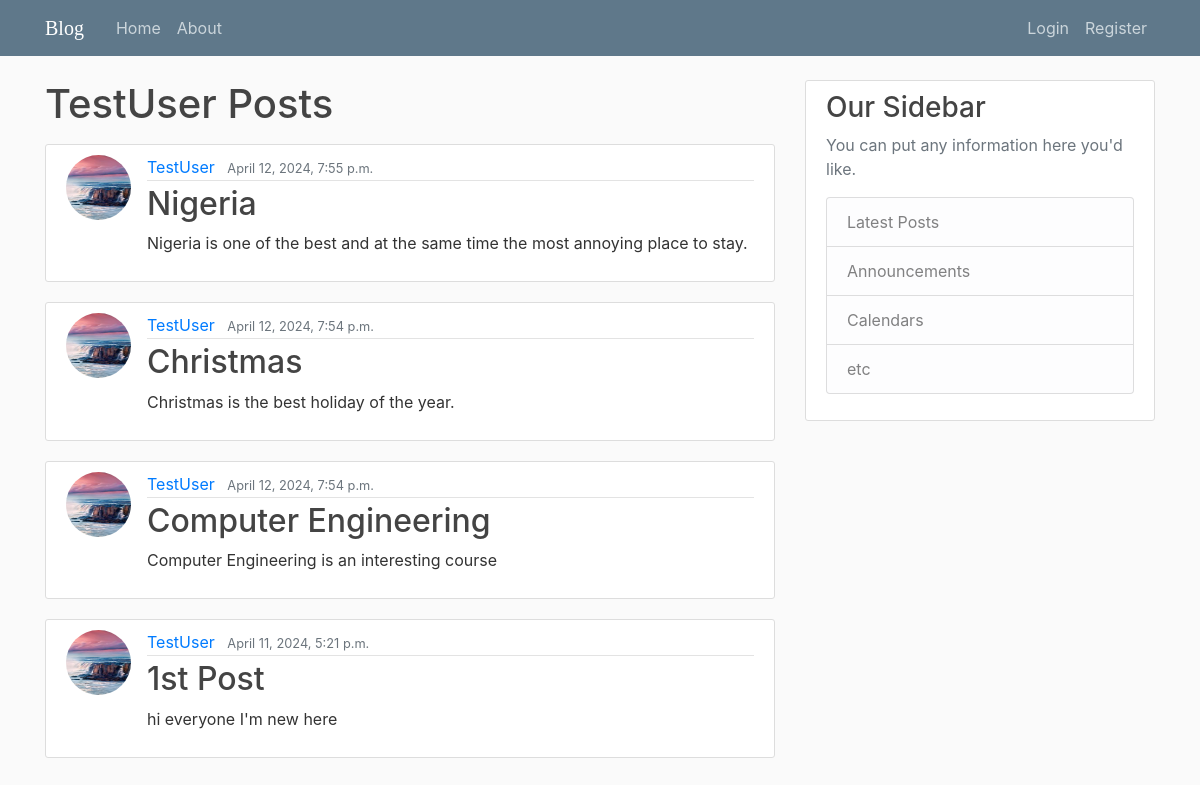
Page /user/TestUser on the committed database.
### blog/models.py (models this page shows, shortened)
class Post(models.Model):
    title = models.CharField(max_length=100)
    content = models.TextField()
    date_posted = models.DateTimeField(default=timezone.now)
    author = models.ForeignKey(User, on_delete=models.CASCADE)

### users/models.py (models this page shows, shortened)
class Profile(models.Model):
  user = models.OneToOneField(User, on_delete= models.CASCADE)
  image = models.ImageField(default='default.jpg', upload_to='profile_pics')

### blog/views.py (the view)
# urls.py: path('user/<str:username>', UserListView.as_view() , name = 'user-posts'),
class UserListView(ListView):
    model = Post
    template_name = 'blog/user_post.html'
    context_object_name = 'posts'
    def get_queryset(self):
        user = get_object_or_404(User, username=self.kwargs.get('username'))
        return Post.objects.filter(author=user).order_by('-date_posted')

### blog/templates/blog/user_post.html
{% extends "blog/base.html" %}
{% block content %}
    <h1 class="mb-3">{{ view.kwargs.username }} Posts </h1>
    {% for post in posts%}
       <article class="media content-section">
        <img class="rounded-circle article-img"src="{{ post.author.profile.image.url}}">
  <div class="media-body">
    <div class="article-metadata">
      <a class="mr-2" href="{% url 'user-posts' post.author.username %}">{{ post.author }}</a>
      <small class="text-muted">{{ post.date_posted }}</small>
    </div>
    <h2><a class="article-title" href="{% url 'post-detail' post.id %}">{{ post.title }}</a></h2>
    <p class="article-content">{{ post.content }}</p>
  </div>
</article>
    {% endfor %}
{% endblock content %}

### blog/static/blog/main.css (style rules this page uses)
body { background: #fafafa; color: #333333; margin-top: 5rem; }
h1, h2, h3, h4, h5, h6 { color: #444444; }
.content-section { background: #ffffff; padding: 10px 20px; border: 1px solid #dddddd; border-radius: 3px; margin-bottom: 20px; }
.article-title { color: #444444; }
.article-content { white-space: pre-line; }
.article-img { height: 65px; width: 65px; margin-right: 16px; }
.article-metadata { padding-bottom: 1px; margin-bottom: 4px; border-bottom: 1px solid #e3e3e3 }

### rows in the picture
Post: author.profile.image (picture), author "TestUser", date_posted "April 12, 2024, 7:55 p.m.", title "Nigeria", content "Nigeria is one of the best and at the same time the most annoying place to stay."
Post: author.profile.image (picture), author "TestUser", date_posted "April 12, 2024, 7:54 p.m.", title "Christmas", content "Christmas is the best holiday of the year."
Post: author.profile.image (picture), author "TestUser", date_posted "April 12, 2024, 7:54 p.m.", title "Computer Engineering", content "Computer Engineering is an interesting course"
Post: author.profile.image (picture), author "TestUser", date_posted "April 11, 2024, 5:21 p.m.", title "1st Post", content "hi everyone I'm new here"

### other values in the picture
{{ view.kwargs.username }} "TestUser"
